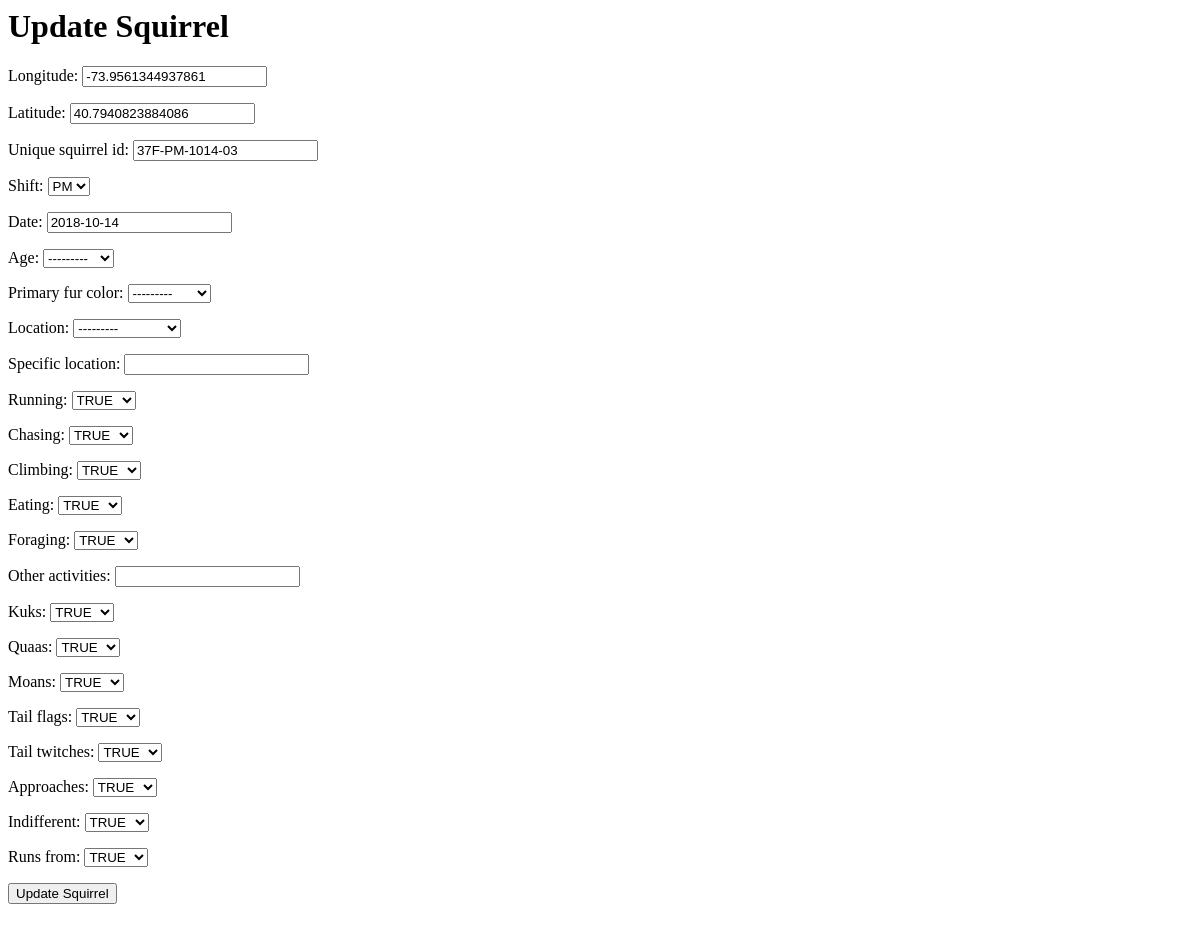
/sightings/37F-PM-1014-03/, run on an earlier commit of the app's database.
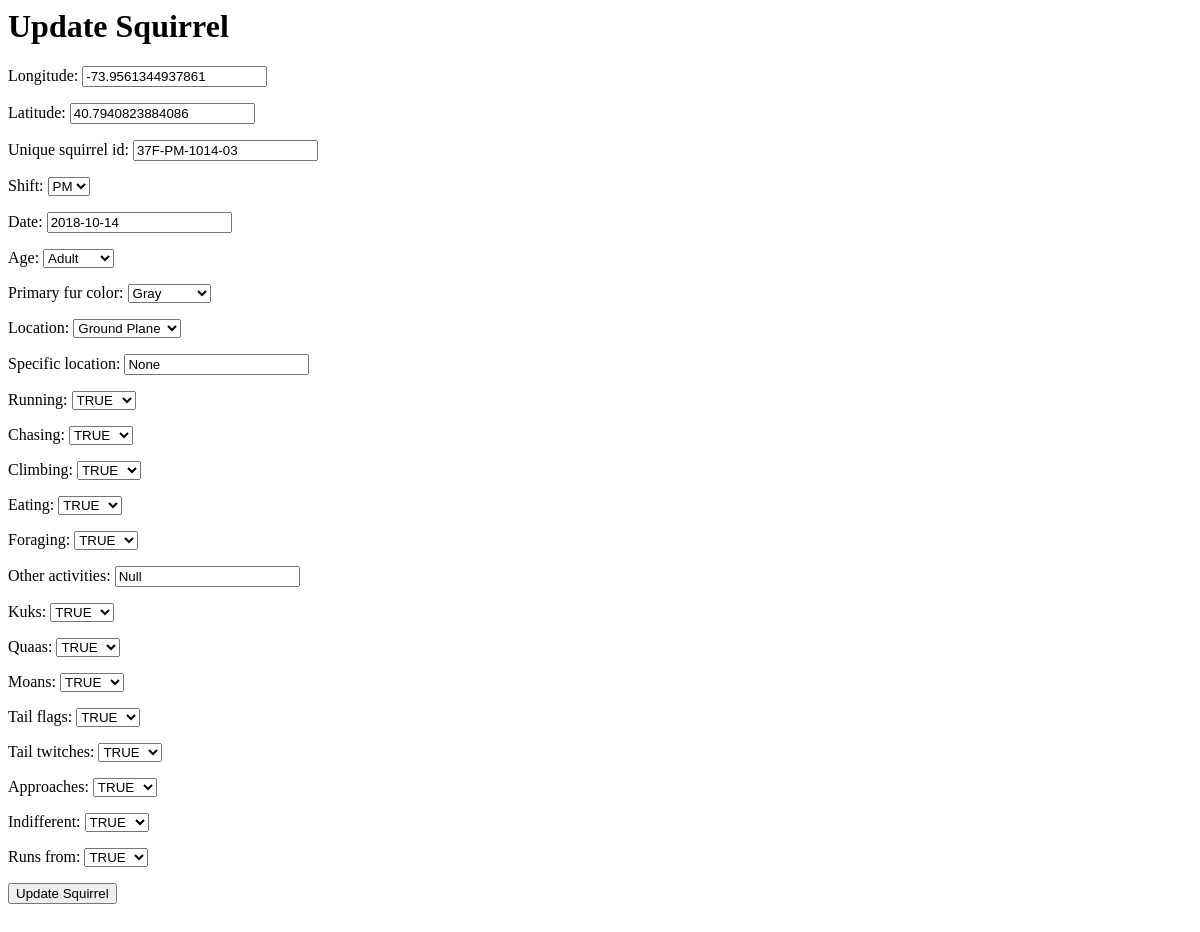
And on a later commit of the database.
### sightings/models.py (models this page shows, shortened)
class Squirrel(models.Model):
    longitude = models.FloatField()
    latitude = models.FloatField()
    unique_squirrel_id = models.CharField(
        max_length=200,
        unique=True,
        primary_key=True,
    )
    Morning = 'AM'
    Afternoon = 'PM'
    OCCUR_TIME_CHOICES = [
        (Morning,'AM'),
        (Afternoon,'PM'),
    ]
    shift = models.CharField(
        max_length=2,
        choices=OCCUR_TIME_CHOICES,
        default=None,
    )
    date = models.DateField()
    Adult = 'Adult'
    Juvenile = 'Juvenile'
    AGE_CHOICES = [
        (Adult,'Adult'),
        (Juvenile,'Juvenile'),
    ]
    age = models.CharField(
        max_length=20,
        choices=AGE_CHOICES,
        default=None,
        blank=True,
        null=True,
    )
    Gray = 'Gray'
    Cinnamon = 'Cinnamon'
    Black = 'Black'
    COLOR_CHOICES = [
        (Gray,'Gray'),
        (Cinnamon,'Cinnamon'),
        (Black,'Black'),
    ]
    primary_fur_color = models.CharField(
        max_length=20,
        choices=COLOR_CHOICES,
        default=None,
        blank=True,
        null=True,
    )
    A = 'Ground Plane'
    B = 'Above Ground'
    LOCATION_CHOICES = [
        (A,'Ground Plane'),
        (B,'Above Ground'),
    ]
    location = models.CharField(
        max_length=40,
        choices=LOCATION_CHOICES,
        default=None,
        blank=True,
        null=True,
    )
    specific_location = models.CharField(max_length=200,default=None,blank=True,null=True)
    T = 'TRUE'
    F = 'FALSE'
    SELECTION_CHOICE = [
        (T,'TRUE'),
        (F,'FALSE'),
    ]
    running = models.CharField(
        max_length=20,
        choices=SELECTION_CHOICE,
        default=None,
    )
    chasing = models.CharField(
        max_length=20,
        choices=SELECTION_CHOICE,
        default=None,
    )
    climbing = models.CharField(
        max_length=20,
        choices=SELECTION_CHOICE,
        default=None,
    )
    eating = models.CharField(
        max_length=20,
        choices=SELECTION_CHOICE,
        default=None,
    )
    foraging = models.CharField(
        max_length=20,
        choices=SELECTION_CHOICE,
        default=None,
    )
    other_activities = models.CharField(max_length=200,default=None,blank=True,null=True)
    kuks = models.CharField(
        max_length=20,
        choices=SELECTION_CHOICE,
        default=None,
    )
    quaas = models.CharField(
        max_length=20,
        choices=SELECTION_CHOICE,
        default=None,
    )
    moans = models.CharField(
        max_length=20,
        choices=SELECTION_CHOICE,
        default=None,
    )
    tail_flags = models.CharField(
        max_length=20,
        choices=SELECTION_CHOICE,
        default=None,
    )
    tail_twitches = models.CharField(
        max_length=20,
        choices=SELECTION_CHOICE,
        default=None,
    )
    approaches = models.CharField(
        max_length=20,
        choices=SELECTION_CHOICE,
        default=None,
    )
    indifferent = models.CharField(
        max_length=20,
        choices=SELECTION_CHOICE,
        default=None,
    )
    runs_from = models.CharField(
        max_length=20,
        choices=SELECTION_CHOICE,
        default=None,
    )

### sightings/views.py (the view)
# urls.py: path('<unique_squirrel_id>/',views.update,name='update'),
def update(request,unique_squirrel_id):
    obj= get_object_or_404(Squirrel, pk=unique_squirrel_id)
    form = SquirrelForm(request.POST, instance= obj)
    context= {'form': form}
    if form.is_valid():
        obj= form.save(commit= False)
        obj.save()
        messages.success(request, "You successfully updated the squirrel")
        context= {'form': form}
        return render(request,'sightings/update.html' , context)
    else:
        form = SquirrelForm(instance= obj)
        context= {'form': form}
        return render(request,'sightings/update.html' , context)

### sightings/forms.py
class SquirrelForm(ModelForm):
    class Meta:
        model = Squirrel
        fields = '__all__'

### sightings/templates/sightings/update.html (shortened to what this page needs)
<html>
<head>
</head>
<body>
<h1>Update Squirrel</h1>
<form action="" method="POST">
{{ form.as_p }}
<input type="submit" value="Update Squirrel"/>
</form>
<br/><br/>
</body>
</html>

What changed in the data, as far as the page shows it:
changed Squirrel "37F-PM-1014-03": age "---------" → "Adult"; primary_fur_color "---------" → "Gray"; location "---------" → "Ground Plane"; specific_location (not shown) → "None"; other_activities (not shown) → "Null"
